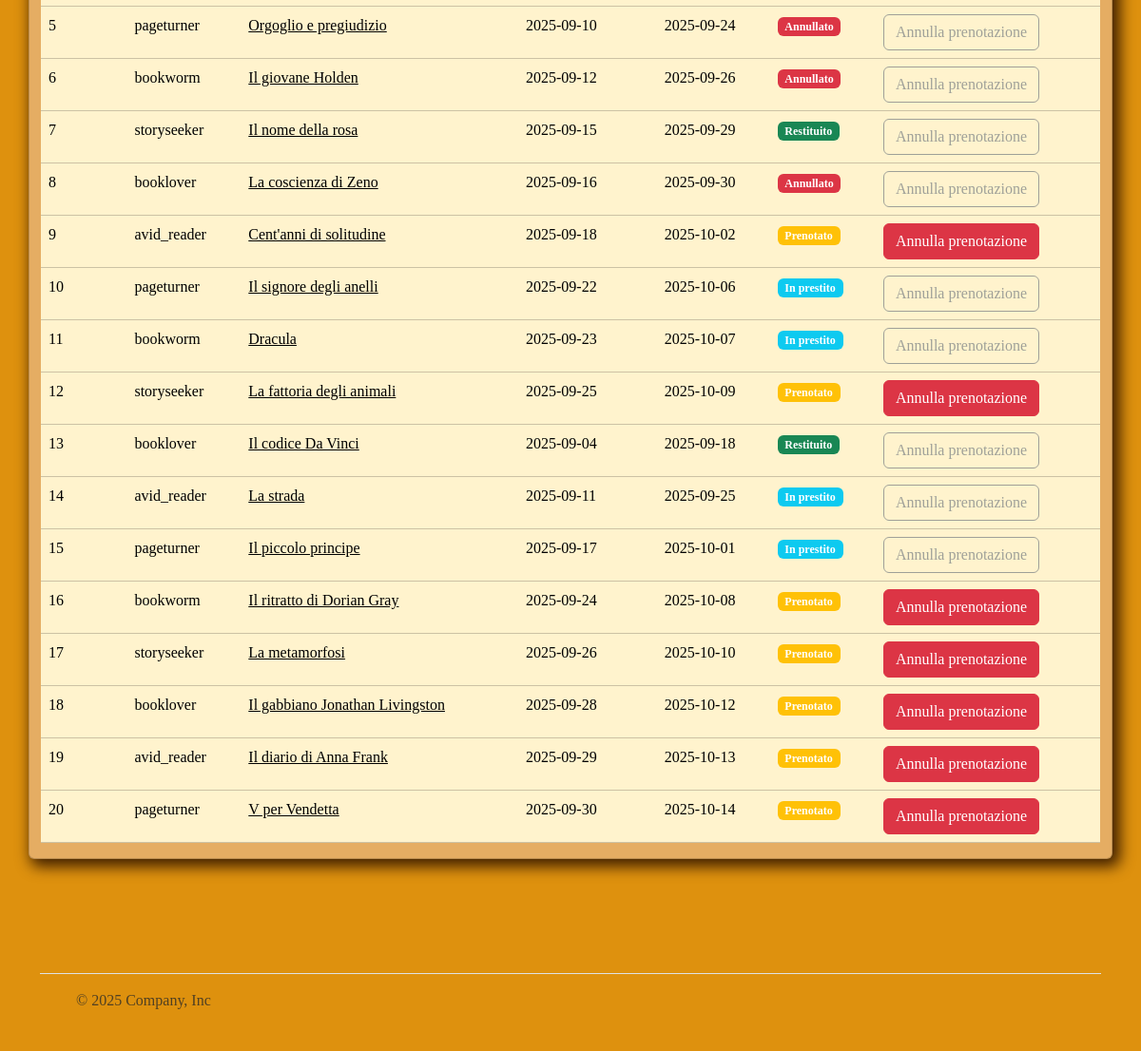
The page /profile (signed in, lower part) on the database as committed earlier.
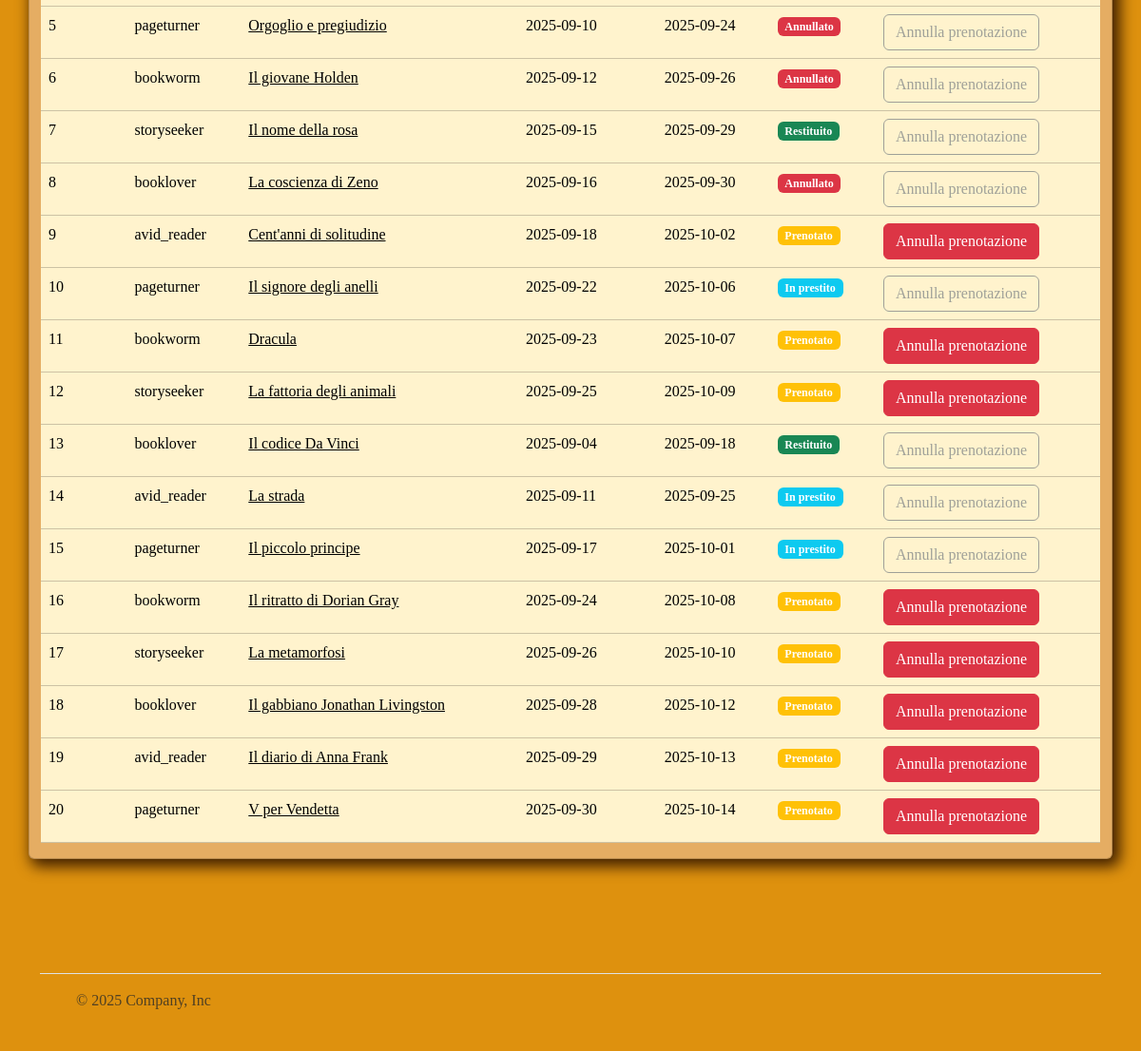
The same page on the database as committed later.
### tables this page shows
CREATE TABLE "loans" (
        "id" INTEGER NOT NULL UNIQUE,
        "user_id" INTEGER NOT NULL,
        "book_id" INTEGER NOT NULL,
        "start_date" TEXT NOT NULL,
        "due_date" TEXT NOT NULL,
        "return_date" TEXT,
        "status" INTEGER NOT NULL,
        PRIMARY KEY("id" AUTOINCREMENT),
        FOREIGN KEY("user_id") REFERENCES "users"("id"),
        FOREIGN KEY("book_id") REFERENCES "books"("id")
    );

CREATE TABLE "users" (
        "id" INTEGER NOT NULL UNIQUE,
        "username" TEXT NOT NULL UNIQUE,
        "name" TEXT NOT NULL,
        "surname" TEXT NOT NULL,
        "email" TEXT NOT NULL UNIQUE,
        "password" TEXT NOT NULL,
        "role" INTEGER NOT NULL,
        "pfp" TEXT,
        PRIMARY KEY("id" AUTOINCREMENT)
    );

CREATE TABLE "books" (
        "id" INTEGER NOT NULL UNIQUE,
        "title" TEXT NOT NULL,
        "author" TEXT NOT NULL,
        "genre" INTEGER NOT NULL,
        "publication_year" INTEGER NOT NULL,
        "description" TEXT,
        "cover" TEXT,
        "total_copies" INTEGER NOT NULL,
        "available_copies" INTEGER NOT NULL,
        PRIMARY KEY("id" AUTOINCREMENT),
        FOREIGN KEY("genre") REFERENCES "genres"("id")
    );

### app.py (the view)
@app.route("/profile", methods=["GET", "POST"])
@login_required
def profile():
    if not current_user:
        flash("Utente non trovato", "danger")
        return redirect(url_for("home"))
    template_data = {
        "username": current_user.username,
        "name": current_user.name,
        "surname": current_user.surname,
        "email": current_user.email,
        "pfp": current_user.pfp,
    }
    current_date = date.today()
    template_data["current_date"] = current_date
    if current_user.role == 0:
        user_loans = loans_dao.get_loans_by_user(current_user.id)
        loans = []
        for loan in user_loans:
            book = books_dao.get_book_by_id(loan["book_id"])
            if not book:
                flash(f"Libro con ID {loan['book_id']} non trovato", "warning")
                return redirect(url_for("profile"))
            genre = genres_dao.get_genre_by_id(book["genre"])
            if not genre:
                flash(f"Genere con ID {book['genre']} non trovato", "warning")
                return redirect(url_for("profile"))
            loan["genre_name"] = genre["name"]
            loan["genre_id"] = genre["id"]
            loan["book_title"] = book["title"]
            loan["book_author"] = book["author"]
            loan["book_year"] = book["publication_year"]
            loan["book_desccription"] = book["description"]
            loan["book_cover"] = book["cover"]
            loan["book_total"] = book["total_copies"]
            loan["book_available"] = book["available_copies"]
            loan["start_date"] = datetime.strptime(
                loan["start_date"], "%Y-%m-%d"
            ).date()
            loan["due_date"] = datetime.strptime(loan["due_date"], "%Y-%m-%d").date()
            loan["show_warning"] = (loan["due_date"] - current_date).days <= 3 and loan[
                "status"
            ] == 1
            loans.append(loan)
        template_data["loans"] = loans
        catalogue = books_dao.get_all_books()
        recommended_books = []
        for book in catalogue:
            for loan in user_loans:
                if (
                    book["genre"] == loan["genre_id"]
                    and book["id"] != loan["book_id"]
                    and book not in recommended_books
                    and loan['status'] == 2
                ):
                    recommended_books.append(book)
                    logger.warning(recommended_books)
        template_data["recommended_books"] = recommended_books
    elif current_user.role == 1:
        loans_raw = loans_dao.get_all_loans()
        loans = []
        for loan in loans_raw:
            user = users_dao.get_user_by_id(loan["user_id"])
            if not user:
                flash(f"Utente con ID {loan['user_id']} non trovato", "warning")
                return redirect(url_for("profile"))
            book = books_dao.get_book_by_id(loan["book_id"])
            if not book:
                flash(f"Libro con ID {loan['book_id']} non trovato", "warning")
                return redirect(url_for("profile"))
            genre = genres_dao.get_genre_by_id(book["genre"])
            if not genre:
                flash(f"Genere con ID {book['genre']} non trovato", "warning")
                return redirect(url_for("profile"))
            loan["genre_name"] = genre["name"]
            loan["book_title"] = book["title"]
            loan["book_id"] = book["id"]
            loan["book_author"] = book["author"]
            loan["book_year"] = book["publication_year"]
            loan["book_desccription"] = book["description"]
            loan["book_cover"] = book["cover"]
            loan["book_total"] = book["total_copies"]
            loan["book_available"] = book["available_copies"]
            loan["user_id"] = user["id"]
            loan["user_username"] = user["username"]
            loan["user_name"] = user["name"]
            loan["user_surname"] = user["surname"]
            loan["user_email"] = user["email"]
            loan["user_pw"] = user["password"]
            loan["user_role"] = user["role"]
            loan["user_pfp"] = user["pfp"]
            loan["start_date"] = datetime.strptime(
                loan["start_date"], "%Y-%m-%d"
            ).date()
            loan["due_date"] = datetime.strptime(loan["due_date"], "%Y-%m-%d").date()
            loans.append(loan)
        template_data["loans"] = loans
    return render_template("profile.html", **template_data)

### app.py (called while the page is built)
@login_manager.user_loader
def load_user(user_id):
    db_user = users_dao.get_user_by_id(user_id)
    if not db_user:
        return None
    user = User(
        id=db_user["id"],
        username=db_user["username"],
        password=db_user["password"],
        name=db_user["name"],
        surname=db_user["surname"],
        email=db_user["email"],
        pfp=db_user["pfp"],
        role=db_user["role"],
    )
    return user

### utils/books_dao.py (called while the page is built)
def get_book_by_id(book_id: int):
    query = "SELECT * FROM books WHERE id = ?"
    conn = sqlite3.connect(ROOT_PATH + DB_PATH)
    cursor = conn.cursor()
    cursor.execute(query, (book_id,))
    book = cursor.fetchone()
    cursor.close()
    conn.close()
    if book:
        return {
            "id": book[0],
            "title": book[1],
            "author": book[2],
            "genre": book[3],
            "publication_year": book[4],
            "description": book[5],
            "cover": book[6],
            "total_copies": book[7],
            "available_copies": book[8],
        }
    return None

### templates/profile.html (shortened to what the changed rows need)
{% extends "base.html" %}
{% block content %}
<div class="container py-5">
    <div class="row">
        {% if current_user.role == 0 %}
        <div class="text-start ">
            <h3>I tuoi prestiti</h3>
        </div>
        <div class="row row-cols-2 row-cols-md-5 row-cols-lg-9 g-4">
            {% for loan in loans %}
            {% if loan['status'] == 0 or loan['status'] == 1 %}
            <div class="col">
                <div class="card h-100 rounded-0">
                        <img src="{{ url_for('static', filename=loan.book_cover) }}" class="card-img-top rounded-0" alt="immagine"
                            style="object-fit: contain;">
                    <div class="card-body">
                        <h5 class="card-title">{{loan.book_title}}</h5>
                        <p class="card-text">{{loan.book_author}}</p>
                        <p class="card-text">Inizio prestito: {{loan['start_date']}}</p>
                        <p class="card-text">Scadenza: {{loan['due_date']}}</p>
                    </div>
                    {% if loan['status'] == 0 and loan['start_date'] <= current_date <= loan['due_date'] %}
                    <form method="POST" action="{{url_for('start_loan', loan_id=loan['id'])}}">
                        <div class="d-flex conteiner mt-auto justify-content-end mb-4 me-4">
                            <input type="hidden" name="action" value="start_loan">
                            <button type="submit" class="btn btn-danger btn-sm">Ritira</button>
                        </div>
                    </form>
                    {% endif %}
                    {% if loan['status'] == 1 %}
                    <form method="POST" action="{{url_for('return_loan', loan_id=loan['id'])}}">
                        <div class="d-flex conteiner mt-auto justify-content-end mb-4 me-4">
                            <input type="hidden" name="action" value="return_loan">
                            <button type="submit" class="btn btn-danger btn-sm">Restituisci</button>
                        </div>
                    </form>
                    {% if loan.show_warning %}
                    <div class="d-flex conteiner mt-auto justify-content-end mb-4 me-4">
                        <span class="badge rounded-pill text-bg-warning bg-opacity-75 ">Sta per scadere il
                            prestito</span>
                    </div>
                    {% endif %}
                    {% elif loan['status'] == 0 %}
                    <form method="POST" action="{{ url_for('dismiss_loan', loan_id=loan['id']) }}">
                        <div class="d-flex conteiner mt-auto justify-content-end mb-4 me-4">
                            <input type="hidden" name="action" value="dismiss_loan">
                            <button type="submit" class="btn btn-danger btn-sm">Annulla
                                prenotazione</button>
                        </div>
                    </form>
                    {% endif %}
                </div>
            </div>
            {% endif %}
            {% endfor %}
        </div>
        <div class="text-start mt-5">
            <h5>Le tue letture precedenti</h5>
        </div>
        <div class="row row-cols-2 row-cols-md-5 row-cols-lg-9 g-4">
            {% for loan in loans %}
            {% if loan['status'] == 2 %}
            <div class="col">
                <div class="card h-100 rounded-0">
                    <div class="ratio ratio-1x1">
                        <img src="{{ url_for('static', filename=loan.book_cover) }}" class="card-img-top" alt=""
                            style="object-fit: contain;">
                    </div>
                    <div class="card-body">
                        <h5 class="card-title">{{loan.book_title}}</h5>
                        <p class="card-text">{{loan.book_author}}</p>
                        <p class="card-text">Restituito il: {{loan['due_date']}}</p>
                    </div>
                </div>
            </div>
            {% endif %}
            {% endfor %}
        </div>
        {% if recommended_books|length %}
        <div class="text-start mt-5">
            <h5>In base alle tue letture precedenti ti consigliamo:</h5>
        </div>
        <div class="row row-cols-2 row-cols-md-5 row-cols-lg-9 g-4">
            {% for book in recommended_books %}
            <div class="col">
                <div class="card h-100 rounded-0">
                    <a href="{{ url_for('book', id=book.id) }}">
                        <img src="{{ url_for('static', filename=book.cover) }}" class="card-img-top" alt="..."
                            alt="immagine" style="object-fit: contain;"></a>
                    <div class="card-body">
                        <h5 class="card-title">{{book.title}}</h5>
                        <p class="card-text">{{book.author}}</p>
                        <a href="{{ url_for('book', id=book.id)}}"
                            class="link-secondary link-offset-2 link-underline-opacity-25 link-underline-opacity-100-hover">Scopri
                            di più</a>
                    </div>
                </div>
            </div>
            {% endfor %}
        </div>
        {% endif %}
        {% elif current_user.role == 1 %}
            <div class="card mb-5 table-responsive">
                <table class="table table-hover table-warning">
                    <tbody>
                        {% for loan in loans %}
                        <tr>
                            <td>{{loan['id']}}</td>
                            <td>{{loan['user_username']}}</td>
                            <td><a href="{{ url_for('book', id=loan['book_id']) }}" class="text-decoration-underline text-black">{{loan['book_title']}}</a></td>
                            <td>{{loan['start_date']}}</td>
                            <td>{{loan['due_date']}}</td>
                            <td>
                                {% if loan['status'] == 0 %}
                                <span class="badge bg-warning">Prenotato</span>
                                {% elif loan['status'] == 1 %}
                                <span class="badge bg-info">In prestito</span>
                                {% elif loan['status'] == 2 %}
                                <span class="badge bg-success">Restituito</span>
                                {% elif loan['status'] == 3 %}
                                <span class="badge bg-danger">Annullato</span>
                                {% endif %}
                            </td>
                            <td>
                                {% if loan['status'] == 0 %}
                                <form method="post" action="{{ url_for('dismiss_loan', loan_id=loan['id']) }}">
                                    <div class="d-flex">
                                        <button type="submit" name="action" value="update"
                                            class="btn btn-danger">Annulla
                                            prenotazione</button>
                                    </div>
                                </form>
                                {% else %}
                                <div class="d-flex">
                                    <button type="submit" name="action" value="update" class="btn btn-outline-secondary"
                                        disabled>Annulla
                                        prenotazione</button>
                                </div>
                                {% endif %}
                            </td>
                        </tr>
                        {% endfor %}
                    </tbody>
                </table>
            </div>
            {% endif %}
    </div>
</div>
{% endblock %}

Rows that differ between the two databases and show on the page:
changed loans "Dracula": text "In prestito" → "Prenotato"
